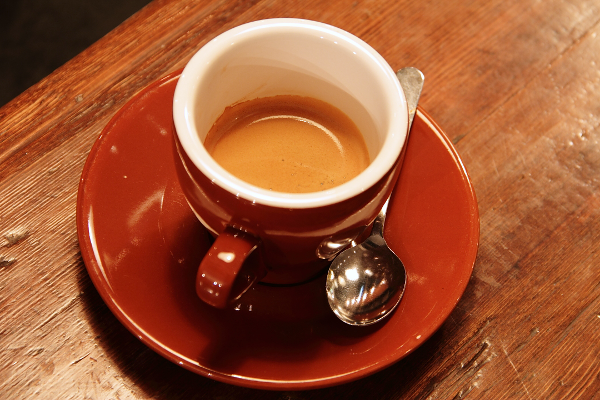
#> input picture skimage.data.coffee(), 600 x 400 px
$ jupyter execute 6_Fourierova_transformacia.ipynb
#> lines starting #> are read from the running program, lines starting #| are printed output that depends on the picture; after the words box and inside, x2 and y2 are one past the last pixel; in counts of white or black regions, pixels touching at a corner belong together
[cell 1]
import numpy as np
import matplotlib.pyplot as plt
import imageio
from skimage.color import rgb2gray
from skimage import data, transform

from scipy import fft

[cell 2]
plt.rcParams['text.color'] = 'w'
plt.rcParams['xtick.color'] = 'w'
plt.rcParams['ytick.color'] = 'w'
plt.rcParams['axes.labelcolor'] = 'w'

[cell 3]
x = np.linspace(0, 8*np.pi, 150)

y_1 = 2*np.sin(x)
y_2 = 0.8*np.sin(10*x)

y = y_1 + y_2

y_f = fft.fft(y)

plt.figure(figsize=(15,5))
plt.subplot(121)
plt.plot(x,y)
plt.xlabel('x')
plt.ylabel('y')
plt.title('Funkcia z dvoch sinusov s roznym f a A')
plt.subplot(122)
plt.title('Fourrier transform of the signal')
plt.plot(np.abs(y_f))
#> figure, not shown here; panel 1: curve peaks at x = 14, y = 2.77; panel 2: curve peaks at x = 4, y = 149.4

[cell 4]
y_f_removed_f = y_f
y_f_removed_f[10:140] = 0  + 0.j
plt.figure(figsize=(15,5))
plt.subplot(121)
plt.plot(np.abs(y_f))
plt.xlabel('y')
plt.ylabel('f')
plt.title('Frekvencne spektrum s jednym odstranenym peakom')
plt.subplot(122)
y_t = fft.ifft(y_f)
plt.plot(x,y_t)
plt.xlabel('x')
plt.ylabel('y')
#> figure, not shown here; panel 1: curve peaks at x = 4, y = 149.4; panel 2: curve peaks at x = 14.17, y = 2

[cell 5]
N = 1000
Fs  = 100 # Hz vzorkovacia frekvencia

T = N/Fs

x = np.linspace(0, 10*np.pi, N)

y_1 = np.sin(x) + np.sin(2*x) + np.sin(3*x)

f = np.linspace(0,N-1,N)*Fs/N

plt.figure(figsize=(15,5))
y_f = fft.fft(y_1)

plt.subplot(121)
plt.plot(y_1)
plt.xlabel('x')
plt.ylabel('y')
plt.grid()
plt.subplot(122)
plt.plot(f,np.real(y_f))
plt.axis([0,20,np.min(np.real(y_f))-1,np.max(np.real(y_f))+1])
plt.xlabel('Hz')
plt.ylabel('Y*Hz^-1')

plt.grid()
#> figure, not shown here; panel 1: curve peaks at x = 221, y = 2.5; panel 2: curve peaks at x = 1.5, y = 23.46

[cell 6]
N=100
x = np.array([np.linspace(0,10*np.pi,N)])
y = np.sin(x)
im = np.repeat(y, 100,axis=0)
plt.figure(figsize=(15,10))
plt.subplot(121)
plt.imshow(im,cmap='gray')
plt.title("Povodny obrazok")
plt.subplot(122)
im_fft= fft.fft2(im)

zero_center_im_fft = fft.fftshift(im_fft)

plt.imshow(np.log(1+np.abs(zero_center_im_fft)),cmap='gray')
plt.title("Amplitudove spektrum, zvacsene")

[cell 7]
im = rgb2gray(data.coffee())
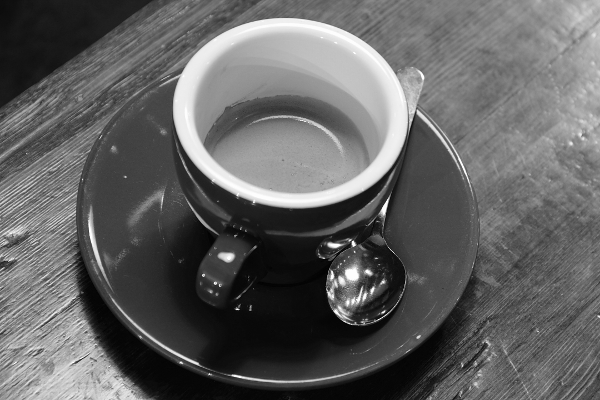
#> im: shape (400, 600) float64; min 0.000283, max 1, mean 0.387
plt.figure(figsize=(20,15))
plt.subplot(121)
plt.imshow(im,cmap='gray')
plt.subplot(122)
im_fft= fft.fft2(im)
zero_center_im_fft = fft.fftshift(im_fft)
plt.imshow(np.log(1+np.abs(zero_center_im_fft)),cmap='gray')

[cell 8]
plt.figure(figsize=(20,15))
plt.subplot(121)
pxls = 40

im_fft= fft.fft2(im)
zero_center_im_fft = fft.fftshift(im_fft)
im_size = im.shape
#> im_size = (400, 600)
filtered_spectrum = np.zeros(zero_center_im_fft.shape,dtype=np.complex)

filtered_spectrum[im_size[0]//2-pxls:im_size[0]//2+pxls,im_size[1]//2-pxls:im_size[1]//2+pxls] =\
    zero_center_im_fft[im_size[0]//2-pxls:im_size[0]//2+pxls,im_size[1]//2-pxls:im_size[1]//2+pxls]

plt.imshow(np.log(1+np.abs(filtered_spectrum)),cmap='gray')
plt.subplot(122)
inverse_img = fft.ifft2(filtered_spectrum)
plt.imshow(np.abs(inverse_img),cmap='gray')

[cell 9]
plt.figure(figsize=(15,10))
plt.subplot(121)
pxls = 40

im_fft= fft.fft2(im)
zero_center_im_fft = fft.fftshift(im_fft)
im_size = im.shape
filtered_spectrum = zero_center_im_fft

filtered_spectrum[im_size[0]//2-pxls:im_size[0]//2+pxls,im_size[1]//2-pxls:im_size[1]//2+pxls] = 0+0.j
plt.imshow(np.log(1+np.abs(filtered_spectrum)),cmap='gray')
plt.subplot(122)
inverse_img = fft.ifft2(filtered_spectrum)
plt.imshow(np.abs(inverse_img), cmap='gray')

[cell 10]
Y = rgb2gray(imageio.imread("./imgs/Fabric.jpg"))
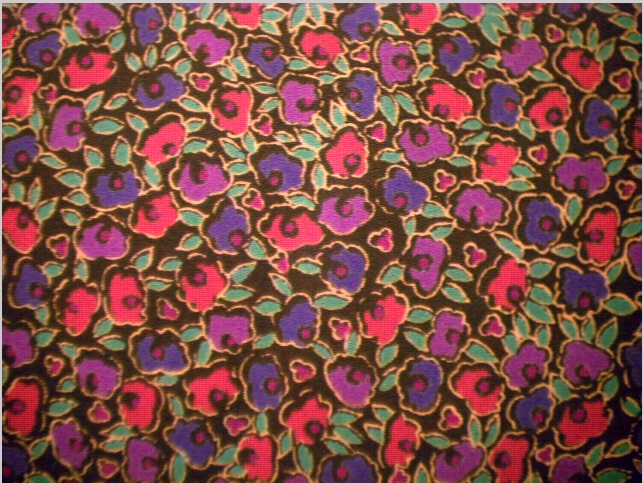
#> input picture imgs/Fabric.jpg, 643 x 483 px
#> Y: shape (483, 643) float64; min 0.00563, max 0.933, mean 0.342
Y = Y[140:340, 220:420]
#> Y: shape (200, 200) float64

plt.figure(figsize=(20,15))
plt.subplot(121)

plt.imshow(Y,cmap='gray')
plt.title("Povodny obrazok")
plt.subplot(122)

F= fft.fft2(Y)
zero_center_F = fft.fftshift(F)

plt.imshow(np.log(1+np.abs(zero_center_F)),cmap='gray')
plt.title("Amplitudove spektrum")

[cell 11]
plt.figure(figsize=(15,10))
plt.subplot(121)
pxls = 35

F= fft.fft2(Y)
zero_center_F = fft.fftshift(F)

Y_size = Y.shape
#> Y_size = (200, 200)
filtered_spectrum = np.zeros(zero_center_F.shape,dtype=np.complex)

filtered_spectrum[Y_size[0]//2-pxls:Y_size[0]//2+pxls,Y_size[1]//2-pxls:Y_size[1]//2+pxls] =\
    zero_center_F[Y_size[0]//2-pxls:Y_size[0]//2+pxls,Y_size[1]//2-pxls:Y_size[1]//2+pxls]

plt.imshow(np.log(1+np.abs(filtered_spectrum)),cmap='gray')
plt.title("Amplitudove spektrum, filtrovane")
plt.subplot(122)

inverse_img = fft.ifft2(filtered_spectrum)
plt.imshow(np.abs(inverse_img), cmap='gray')
plt.title("Filtrovany obrazok, dolna priepust")

[cell 12]
plt.figure(figsize=(15,10))
plt.subplot(121)
pxls = 35

image_fft= fft.fft2(Y)
zero_center_F = fft.fftshift(F)
Y_size = Y.shape
filtered_spectrum = zero_center_F

filtered_spectrum[Y_size[0]//2-pxls:Y_size[0]//2+pxls,Y_size[1]//2-pxls:Y_size[1]//2+pxls] = 0+0.j
plt.imshow(np.log(1+np.abs(filtered_spectrum)),cmap='gray')
plt.title("Amplitudove spektrum, filtrovane")

plt.subplot(122)
inverse_img = fft.ifft2(filtered_spectrum)
plt.imshow(np.abs(inverse_img), cmap='gray')
plt.title("Filtrovany obrazok, horna priepust")

[cell 13]
img_text = rgb2gray(imageio.imread("./imgs/text.png"))
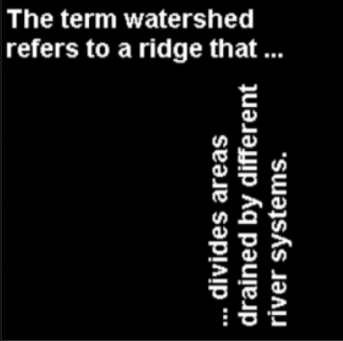
#> input picture imgs/text.png, 343 x 341 px
#> img_text: shape (341, 343) float64; min 0, max 1, mean 0.0739

plt.figure(figsize=(15,10))
plt.subplot(121)
plt.imshow(img_text, cmap='gray')

kernel = transform.rotate(img_text[12:30, 38:55],180)
plt.subplot(122)
plt.imshow(transform.rotate(kernel, 180), cmap='gray')

size = img_text.shape
#> size = (341, 343)
C = np.real(np.fft.ifft2(np.fft.fft2(img_text) * np.fft.fft2(kernel, size)))

plt.figure(figsize=(15,10))
plt.subplot(121)
plt.imshow(C, cmap='gray')
plt.title("Vysledok nasobenia vo frekvencnej oblasti")

thresh = C > 70
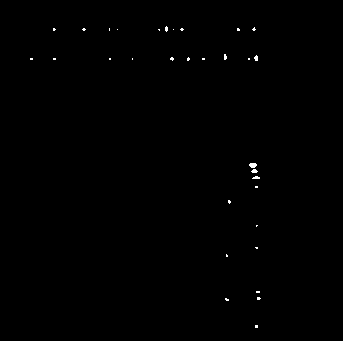
#> thresh: shape (341, 343) bool; 0.24% white in thin lines or dots, all inside (x1, y1, x2, y2) = (30, 26, 261, 328)
plt.subplot(122)
plt.imshow(thresh, cmap='gray')
plt.title("Polohy hladaneho vzoru")

[cell 14]
Y = rgb2gray(imageio.imread("./imgs/gantrycrane.png"))
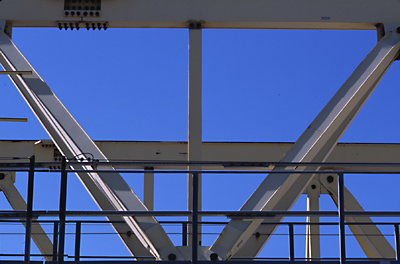
#> input picture imgs/gantrycrane.png, 400 x 264 px
#> Y: shape (264, 400) float64; min 0, max 1, mean 0.364
Y = Y[:, 69:332]
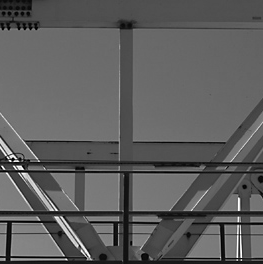
#> Y: shape (264, 263) float64; min 0, max 1, mean 0.37

plt.figure(figsize=(15,10))
plt.subplot(121)
plt.imshow(Y,cmap='gray')
plt.title("Povodny obrazok")

F = fft.fft2(Y)
F_shift = fft.fftshift(F)
F2 = np.log(1+np.abs(F_shift))
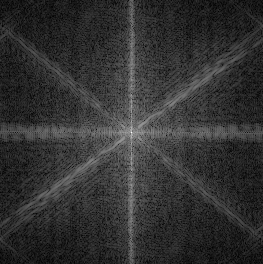
#> F2: shape (264, 263) float64; min 0.0299, max 10.15, mean 2.03; drawn with min black and max white

plt.subplot(122)
plt.imshow(F2,cmap='gray')
plt.title("Amplitudove spektrum")

[cell 15]
F2 = np.log(1+np.abs(F_shift))
thresh = F2 > 0.55*np.max(F2)
#> thresh: shape (264, 263) bool; 0.22% white in thin lines or dots, all inside (x1, y1, x2, y2) = (115, 68, 148, 197)

plt.figure(figsize=(15, 10))
plt.subplot(121)
plt.imshow(thresh, cmap='gray')
plt.title("Amplitudove spektrum, prah'")

circ_filter = np.zeros(F.shape)
r = 30
s1, s2 = circ_filter.shape
#> s1 = 264; s2 = 263

for i in range(s1):
    for j in range(s2):
        if np.sqrt(np.sum(np.power((i - s1/2) - (j - s2/2), 2))) < r:
            circ_filter[i, j] = 1
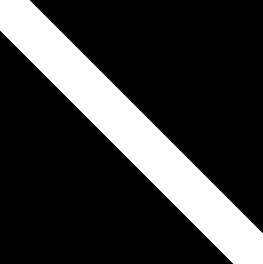
#> circ_filter: shape (264, 263) float64; values 0 (black) and 1 (white), 21.5% white; 1 white region, box (x1, y1, x2, y2) and area: (0, 0, 263, 264) 14910

F3 = F_shift*thresh*circ_filter
Y = fft.ifft2(fft.ifftshift(F3))

plt.subplot(122)
plt.imshow(np.abs(Y), cmap='gray')
plt.title("Filtrovany obrazok")

[cell 16]
text = rgb2gray(imageio.imread("./imgs/Text_2.jpg"))
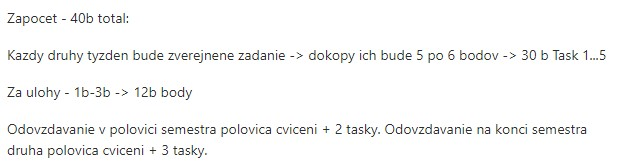
#> input picture imgs/Text_2.jpg, 619 x 166 px
#> text: shape (166, 619) float64; min 0.126, max 1, mean 0.97
text_r = transform.rotate(text, 45, resize=True)

plt.figure(figsize=(15, 10))
plt.subplot(121)
plt.imshow(text, cmap='gray')

plt.subplot(122)
text_F = fft.fft2(text_r)
text_F_shift = fft.fftshift(text_F)
plt.imshow(np.log(1+np.abs(text_F_shift)),cmap='Accent')
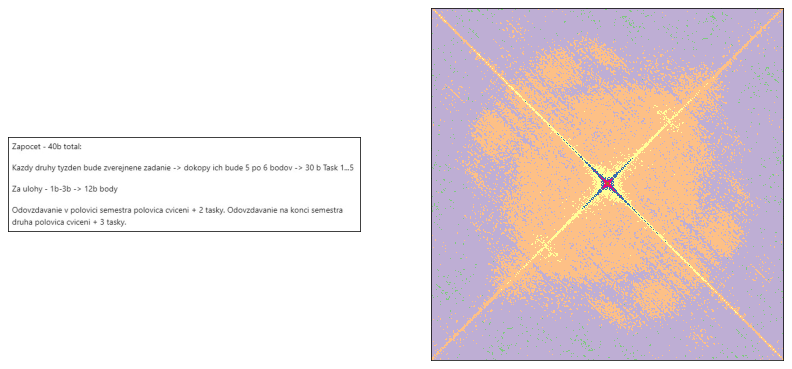
#> figure drawn by matplotlib, 2 panels
